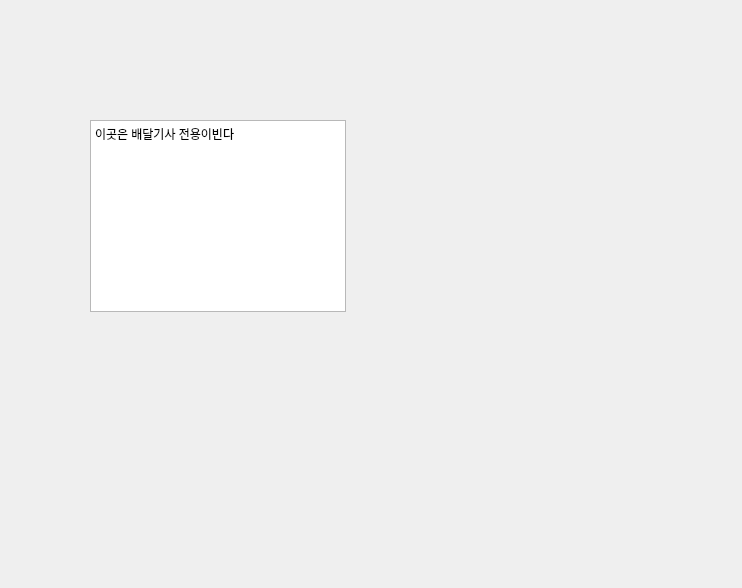
<?xml version="1.0" encoding="UTF-8"?>
<ui version="4.0">
 <class>Form</class>
 <widget class="QWidget" name="Form">
  <property name="geometry">
   <rect>
    <x>0</x>
    <y>0</y>
    <width>742</width>
    <height>588</height>
   </rect>
  </property>
  <property name="windowTitle">
   <string>Form</string>
  </property>
  <widget class="QTextBrowser" name="textBrowser">
   <property name="geometry">
    <rect>
     <x>90</x>
     <y>120</y>
     <width>256</width>
     <height>192</height>
    </rect>
   </property>
   <property name="html">
    <string>&lt;!DOCTYPE HTML PUBLIC &quot;-//W3C//DTD HTML 4.0//EN&quot; &quot;http://www.w3.org/TR/REC-html40/strict.dtd&quot;&gt;
&lt;html&gt;&lt;head&gt;&lt;meta name=&quot;qrichtext&quot; content=&quot;1&quot; /&gt;&lt;style type=&quot;text/css&quot;&gt;
p, li { white-space: pre-wrap; }
&lt;/style&gt;&lt;/head&gt;&lt;body style=&quot; font-family:'Gulim'; font-size:9pt; font-weight:400; font-style:normal;&quot;&gt;
&lt;p style=&quot; margin-top:0px; margin-bottom:0px; margin-left:0px; margin-right:0px; -qt-block-indent:0; text-indent:0px;&quot;&gt;이곳은 배달기사 전용이빈다&lt;/p&gt;&lt;/body&gt;&lt;/html&gt;</string>
   </property>
  </widget>
 </widget>
 <resources/>
 <connections/>
</ui>
